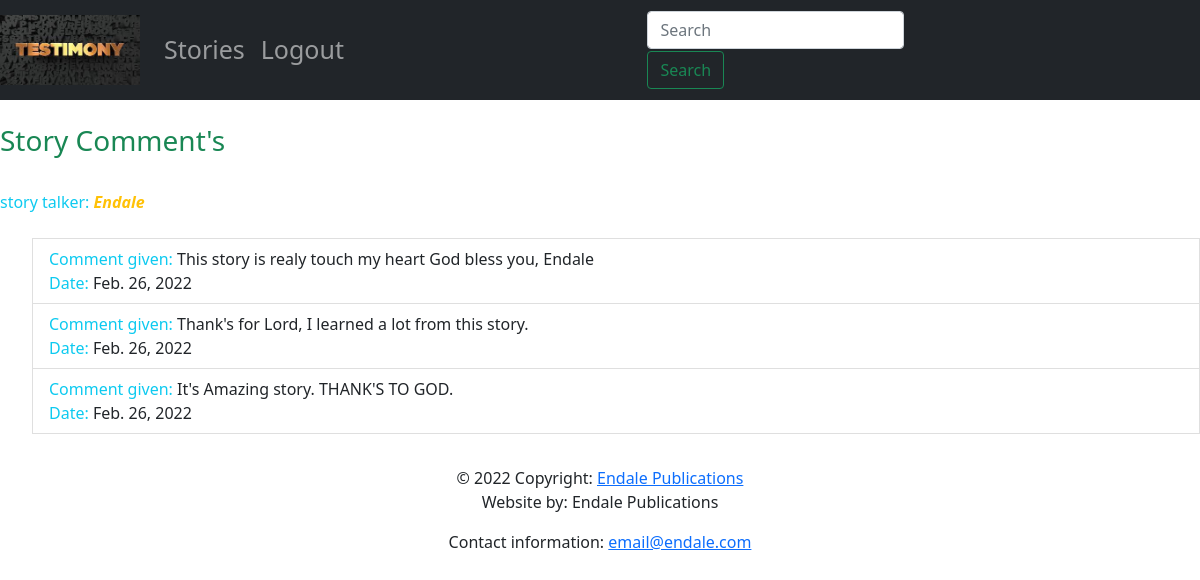
Screenshot of /story/1/ with the database file from the repository.
### stories/models.py (models this page shows, shortened)
class Story(models.Model):
    story = models.TextField(help_text="story")
    title = models.CharField(max_length=60, help_text="Title of story")
    photo = models.FileField(help_text="file example photo or video", blank= True)
    person = models.OneToOneField(Person, on_delete=models.CASCADE)
    story_date = models.DateField(verbose_name="data story was recorded")
    type = models.CharField(max_length=50, help_text="type of story")

class Person(models.Model):
    first_name = models.CharField(max_length=20, help_text="first name")
    last_name = models.CharField(max_length=20, help_text="last name")
    email = models.EmailField(help_text="email address")
    phone = models.CharField(max_length=15, help_text="phone number")
    def __str__(self):
        return self.first_name

class Comment(models.Model):
    comment = models.TextField(help_text="comment given to the story")
    story = models.ForeignKey(Story, on_delete=models.CASCADE)
    comment_date = models.DateField(verbose_name="date comment was given")

### stories/views.py (the view)
# urls.py: path('story/<int:pk>/', views.comments, name='book_detail'),
def comments(request, pk):
    story = get_object_or_404(Story, pk=pk)
    comment = story.comment_set.all()
    if comment:
        context = {
            "book": story,
            "reviews": comment
        }
    else:
        context = {
            "book": story,
            "reviews": None
        }
    return render(request, "comment.html", context)

### stories/templates/comment.html
{% extends 'home.html' %}
{% block content %}
      <br>
      {% if not reviews %}
            <hr>
            <h3>Be the first one to write a comment.</h3>
      {% else %}
            <h3 class="text-success">Story Comment's</h3><br>
<span class="text-info">story talker: </span> <span class="text-warning"><b><i>{{ book.person }}</i></b></span>
                        <br><br>
            <ul>
            {% for review in reviews %}
                  <li class="list-group-item">
                        <span class="text-info">Comment given: </span> <span>{{ review.comment }}</span>
                        <br>
                        <span class="text-info">Date: </span><span>{{ review.comment_date }}</span>
                        <br>
                  </li>
            {% endfor %}
            </ul>
      {% endif %}
{% endblock %}

### rows the page displays
Story: person "Endale"
Comment: comment "This story is realy touch my heart God bless you, Endale", comment_date "Feb. 26, 2022"
Comment: comment "Thank's for Lord, I learned a lot from this story.", comment_date "Feb. 26, 2022"
Comment: comment "It's Amazing story. THANK'S TO GOD.", comment_date "Feb. 26, 2022"
